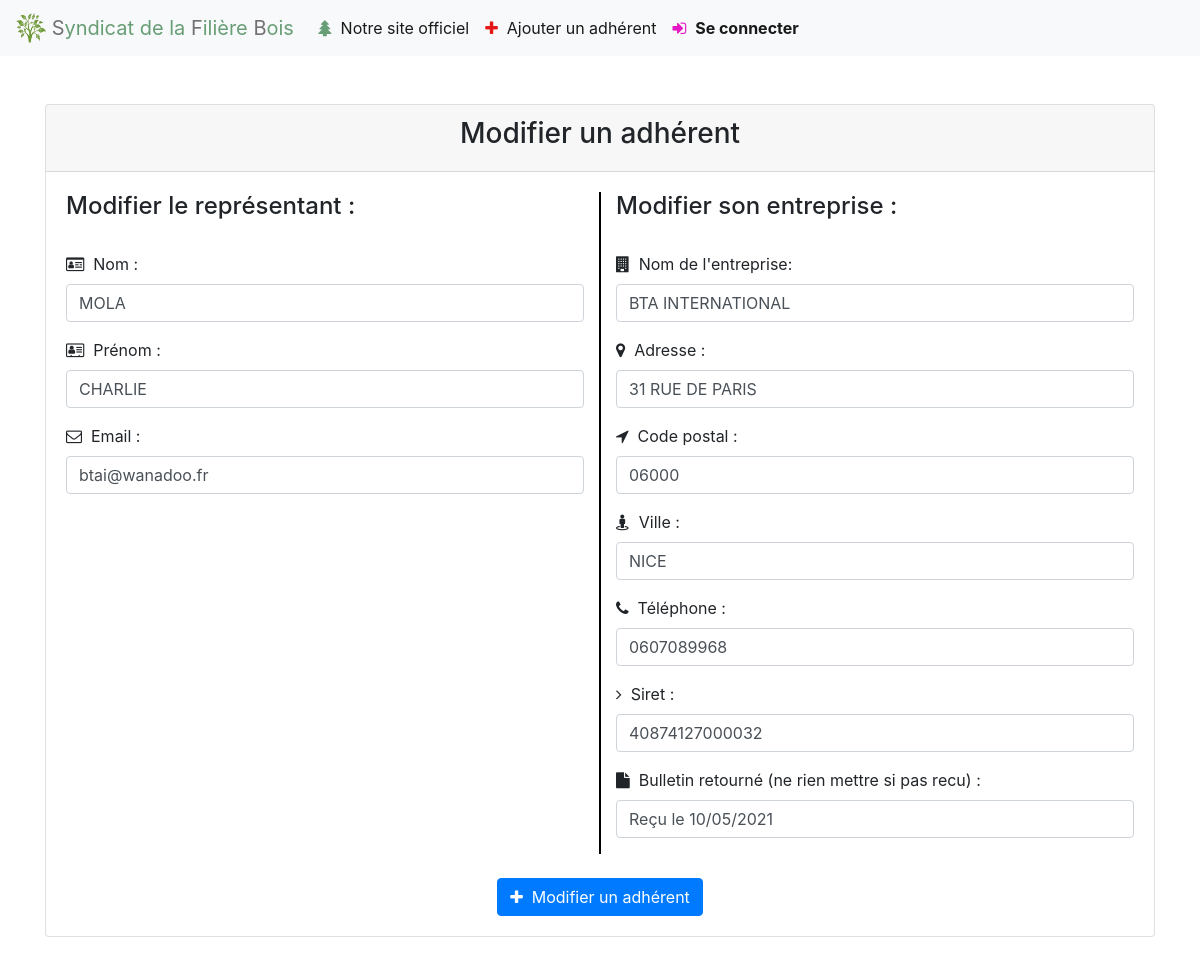
/modifier_adherent.php?id=2, run on the app's committed database.
### tables this page shows
CREATE TABLE IF NOT EXISTS `adherent` (
  `id_adherent` int(11) NOT NULL AUTO_INCREMENT,
  `id_representant` int(11) NOT NULL,
  `nom` varchar(255) NOT NULL,
  `adresse` varchar(255) NOT NULL,
  `code_postal` varchar(50) NOT NULL,
  `ville` varchar(50) NOT NULL,
  `telephone` varchar(50) NOT NULL,
  `siret` varchar(255) NOT NULL,
  `bulletin_retourne` varchar(255) DEFAULT NULL,
  PRIMARY KEY (`id_adherent`),
  KEY `id_representant` (`id_representant`)
);

CREATE TABLE IF NOT EXISTS `representant` (
  `id_representant` int(11) NOT NULL AUTO_INCREMENT,
  `nom` varchar(50) NOT NULL,
  `prenom` varchar(50) NOT NULL,
  `email` varchar(255) NOT NULL,
  PRIMARY KEY (`id_representant`)
);

### include/db.php (called while the page is built, shortened)
<?php
	function connexionBaseDeDonnee()
	{
		$pdo = new PDO('mysql:host=localhost;port=3308;dbname=base_argefo;charset=utf8', 'root', '');
		$pdo->setAttribute(PDO::ATTR_ERRMODE, PDO::ERRMODE_EXCEPTION);
		$pdo->setAttribute(PDO::ATTR_DEFAULT_FETCH_MODE, PDO::FETCH_OBJ);
		return $pdo;
	}
	function recuperationAdherentById($id)
	{
		$pdo = connexionBaseDeDonnee();
		$query = $pdo->prepare("SELECT representant.nom as nom_representant, prenom, email, adherent.nom as nom_adherent, adresse, code_postal, ville, telephone, siret, bulletin_retourne
								FROM representant
								INNER JOIN adherent
								ON representant.id_representant = adherent.id_representant
								WHERE representant.id_representant = ?");
		$query->execute([$id]);
		$res = $query->fetch();
		return $res;
	}
?>

### modifier_adherent.php (the view, shortened to what this page needs)
<?php
	require 'include/header.php';
	require 'include/db.php';
	if(isset($_GET['id']) && is_numeric($_GET['id']))
	{
		$adherent = recuperationAdherentById($_GET['id']);
	}
	else
	{
		header('Location: accueil');
	}
?>
<div class="container">
<div class="card">
	<div class="card-header">
		<center><h3>Modifier un adhérent</h3></center>
	</div>
	<div class="card-body">
		<form action="" method="POST">
			<div class="row">
				<div class="col" style="border-right: 2px solid black;">
					<h4>Modifier le représentant : </h4>
					<div class="form-group">
						<label for=""><i class="fa fa-id-card-o"></i>&nbsp;&nbsp;Nom : </label>
						<input type="text" name="nom" class="form-control" value="<?= $adherent->nom_representant ?>" required>
					</div>
					<div class="form-group">
						<label for=""><i class="fa fa-address-card-o"></i>&nbsp;&nbsp;Prénom : </label>
						<input type="text" name="prenom" class="form-control" value="<?= $adherent->prenom ?>" required>
					</div>
					<div class="form-group">
						<label for=""><i class="fa fa-envelope-o"></i>&nbsp;&nbsp;Email : </label>
						<input type="text" name="email" class="form-control" value="<?= $adherent->email ?>" required>
					</div>
				</div>
				<div class="col">
					<h4>Modifier son entreprise : </h4>
					<div class="form-group">
						<label for=""><i class="fa fa-building"></i>&nbsp;&nbsp;Nom de l'entreprise: </label>
						<input type="text" name="name_company" class="form-control" value="<?= $adherent->nom_adherent ?>" required>
					</div>
					<div class="form-group">
						<label for=""><i class="fa fa-map-marker"></i>&nbsp;&nbsp;Adresse : </label>
						<input type="text" name="adresse" class="form-control" value="<?= $adherent->adresse ?>" required>
					</div>
					<div class="form-group">
						<label for=""><i class="fa fa-location-arrow"></i>&nbsp;&nbsp;Code postal : </label>
						<input type="text" name="code_postal" class="form-control" value="<?= $adherent->code_postal ?>" equired>
					</div>
					<div class="form-group">
						<label for=""><i class="fa fa-street-view"></i>&nbsp;&nbsp;Ville : </label>
						<input type="text" name="ville" class="form-control" value="<?= $adherent->ville ?>" required>
					</div>
					<div class="form-group">
						<label for=""><i class="fa fa-phone"></i>&nbsp;&nbsp;Téléphone : </label>
						<input type="text" name="telephone_entreprise" class="form-control" value="<?= $adherent->telephone ?>" required>
					</div>
					<div class="form-group">
						<label for=""><i class="fa fa-angle-right"></i>&nbsp;&nbsp;Siret : </label>
						<input type="text" name="siret" class="form-control" value="<?= $adherent->siret ?>" required>
					</div>
					<div class="form-group">
						<label for=""><i class="fa fa-file"></i>&nbsp;&nbsp;Bulletin retourné (ne rien mettre si pas recu) : </label>
						<input type="text" name="bulletin" class="form-control" value="<?= $adherent->bulletin_retourne ?>" placeholder="Exemple : Recu le JJ/MM/AA">
					</div>
				</div>
			</div>
			<center>
				<button type="submit" class="btn btn-primary"><i class="fa fa-plus"></i>&nbsp;&nbsp;Modifier un adhérent</button>
			</center>
		</form>
	</div>
</div>
</div>
<?php require "include/footer.php";

### data on the page
adherent: nom "MOLA", prenom "CHARLIE", email "btai@wanadoo.fr", name_company "BTA INTERNATIONAL", adresse "31 RUE DE PARIS", code_postal "06000", ville "NICE", telephone_entreprise "0607089968", siret "40874127000032", bulletin "Reçu le 10/05/2021"
